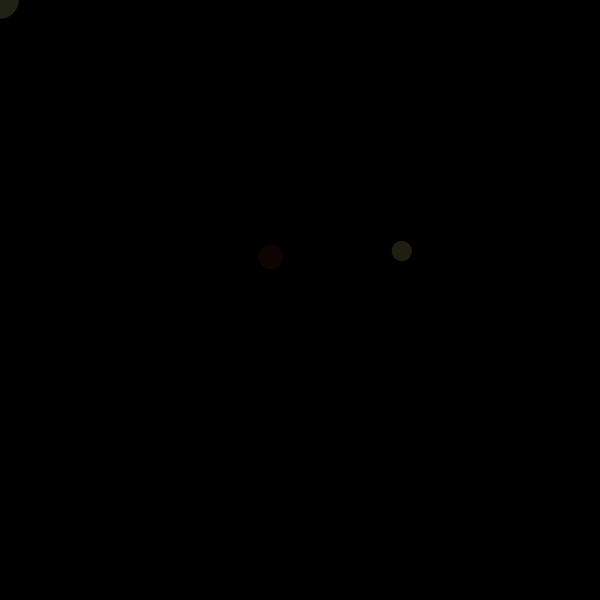
Frame 1 (no input)
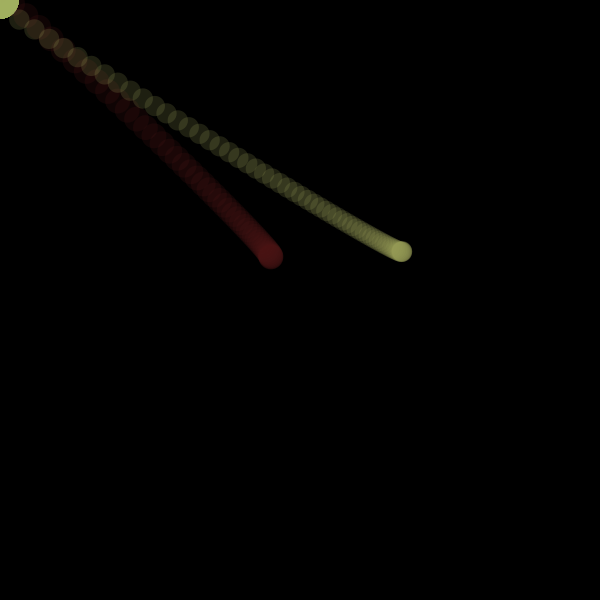
Frame 60 (the mouse pressed at the canvas centre just before this capture)
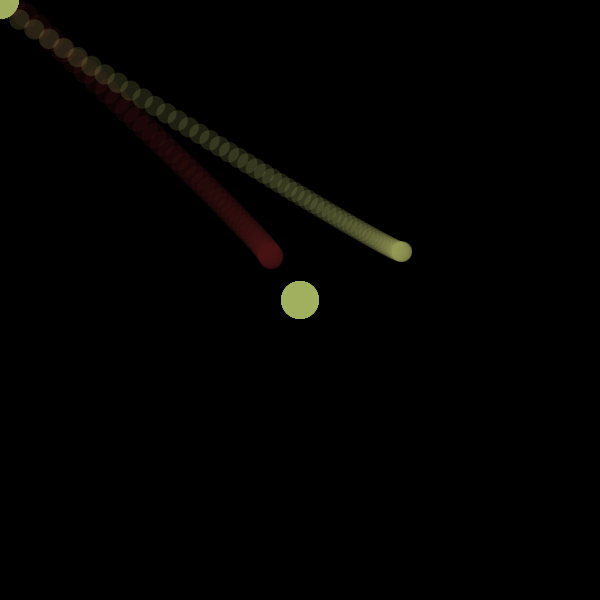
Frame 120 (the mouse held since frame 60 and released just before this capture)

The Processing sketch that drew these frames (run headless with seeded random() and noise(); from frame 60 on, the mouse is pressed at the canvas centre):

// Processing sketch: MainScript
// ── MainScript.pde
float G = 10;
float dt = 0.1;
float coeffVisual = 100;
float limForce = 150;

int nbrGravitors;
ArrayList<Gravitor> system;

void setup(){
  size(600, 600);
  frameRate(30);
  colorMode(HSB);
  
  nbrGravitors = 2;
  system = new ArrayList<Gravitor>();
  for(int i=0; i<nbrGravitors; i++){
    float x = random(random(width/4, width/3), random(2*width/3, 3*width/4));
    float y = random(random(height/4, height/3), random(2*height/3, 3*height/4));
    float xs = random(10);
    float ys = random(10);
    float m = random(random(1, 3), random(10, 20));
    float r = random(10, 20);
    float h = random(127);
    float s = random(255);
    float b = random(255);
    Gravitor gravitor = new Gravitor(false, x, y, xs, ys, m, r, h, s, b);
    system.add(gravitor);
  }
  float m = random(random(5, 10), random(15, 25));
  float r = random(10, 20);
  float h = random(127);
  float s = random(255);
  float b = random(255);
  Gravitor gravitor = new Gravitor(true, m, r, h, s, b);
  system.add(gravitor);
  
  background(0);
}

void draw(){
  //background(0);
  
  for(Gravitor gravitor : system){
    gravitor.update();
  }
  for(Gravitor gravitor : system){
    gravitor.display();
  }
}

float dist(Gravitor g1, Gravitor g2){
  float distance;
  distance = pow((g1.old_xPos-g2.old_xPos), 2) + pow((g1.old_yPos-g2.old_yPos), 2);
  return pow(distance, 0.5);
}

// ── Gravitor.pde
class Gravitor{
  boolean isMouse;
  
  float old_xPos;
  float old_yPos;
  float new_xPos;
  float new_yPos;
  float mass;
  float radius;
  
  float xAccel;
  float yAccel;
  float xSpeed;
  float ySpeed;
  
  float hue;
  float saturation;
  float brightness;
  
  Gravitor(boolean im, float x, float y, float xs, float ys, float m, float r, float h, float s, float b){
    this.isMouse = im;
    this.old_xPos = x;
    this.old_yPos = y;
    this.mass = m;
    this.radius = r;
    
    this.xAccel = 0;
    this.yAccel = 0;
    this.xSpeed = xs;
    this.ySpeed = ys;
    
    this.hue = h;
    this.saturation = s;
    this.brightness = b;
    
    /*println("----------Init----------");
    println("Accel: ", this.xAccel, " // ", this.yAccel);
    println("Speed: ", this.xSpeed, " // ", this.ySpeed);
    println("Pos: ", this.old_xPos, " // ", this.old_yPos);
    println("Carac: ", this.mass, "//", this.radius);*/
  }
  
  Gravitor(boolean im, float m,  float r, float h, float s, float b){
    this.isMouse = im;
    this.mass = m;
    this.radius = r;
    this.hue = h;
    this.saturation = s;
    this.brightness = b;
  }
  
  void update(){
    if(!this.isMouse){
      this.xAccel = 0;
      this.yAccel = 0;
      
      float currForce;
      float currAccel;
      float currAngle;
      for(Gravitor gravitor : system){
        if(this == gravitor){
          continue;
        }
        currForce = 0;
        currAccel = 0;
        currAngle = 0;
        
        currForce = coeffVisual*G*(this.mass*gravitor.mass)/dist(this, gravitor);
        if(abs(currForce) > limForce){
          currAccel = currForce*limForce/( abs(currForce)*this.mass);
        } else {
          currAccel = currForce/this.mass;
        }
        
        float x;
        float y;
        if(gravitor.isMouse){
          x = this.old_xPos - gravitor.new_xPos;
          y = this.old_yPos - gravitor.new_yPos;
        } else {
          x = this.old_xPos - gravitor.old_xPos;
          y = this.old_yPos - gravitor.old_yPos;
        }
        if(x>=0 && y>=0){
          currAngle = PI + acos(abs(x)/dist(this, gravitor));
        } else if(x<=0 && y<=0){
          currAngle = acos(abs(x)/dist(this, gravitor));
        } else if(x<=0 && y>=0){
          currAngle = - acos(abs(x)/dist(this, gravitor));
        } else if(x>=0 && y<=0){
          currAngle = PI - acos(abs(x)/dist(this, gravitor));
        } else {
          println("ERROR");
          noLoop();
          break;
        }
        
        this.xAccel = currAccel*cos(currAngle);
        this.yAccel = currAccel*sin(currAngle);
      }
      
      this.xSpeed += this.xAccel*dt;
      this.ySpeed += this.yAccel*dt;
      
      this.new_xPos = this.old_xPos + this.xSpeed*dt;
      this.new_yPos = this.old_yPos + this.ySpeed*dt;
    } else {
      this.new_xPos = mouseX;
      this.new_yPos = mouseY;
    }
  }
  
  void display(){
    fill(this.hue, this.saturation, this.brightness, 50);
    noStroke();
    ellipse(this.old_xPos, this.old_yPos, 2*this.radius, 2*this.radius);
  
    this.old_xPos = this.new_xPos;
    this.old_yPos = this.new_yPos;
  }
}
